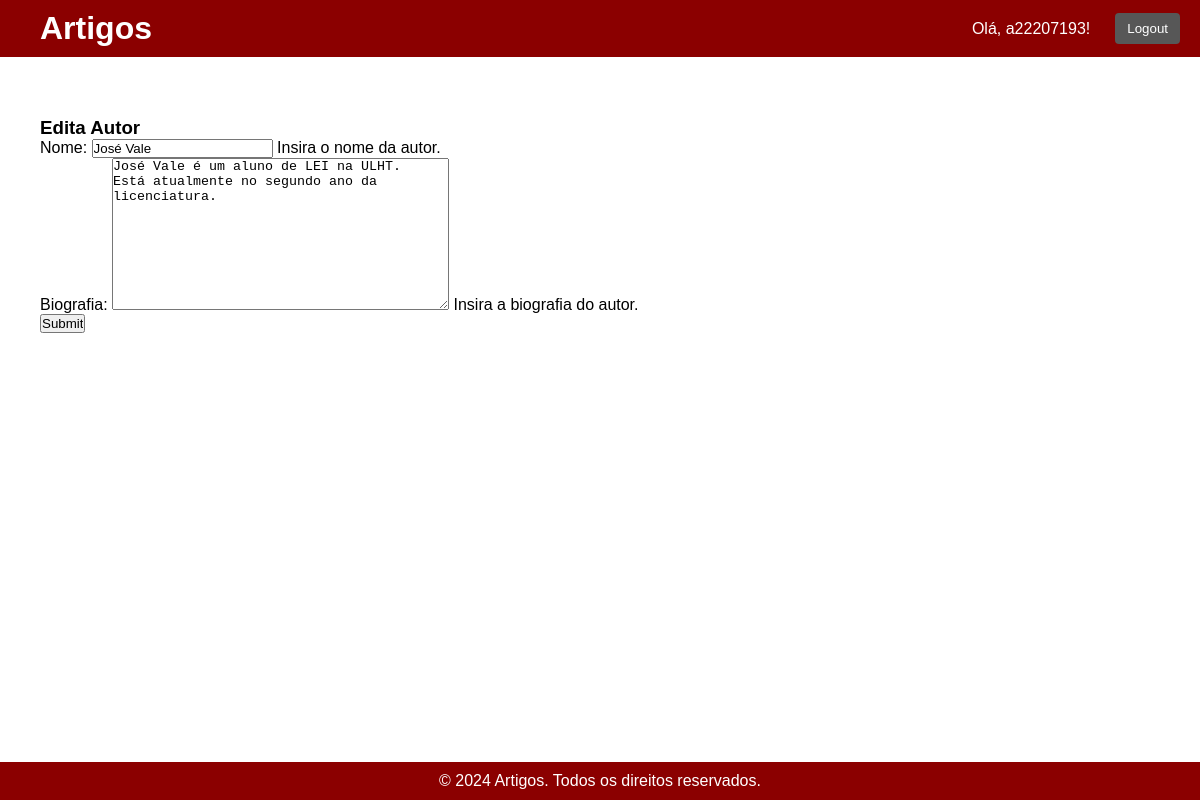
The app's page /articles/edita_autor/1/ (signed in) with its own data.
### articles/models.py (models this page shows, shortened)
class Author(models.Model):
    name = models.CharField(max_length=100)
    bio = models.TextField()

### articles/views.py (the view)
# urls.py: path('edita_autor/<int:author_id>/', views.edita_autor_view, name="edita_autor_url"),
@group_required('Editor de Artigos', 'Admin')
def edita_autor_view(request, author_id):
    author = Author.objects.get(pk=author_id)
    if request.method == 'POST':
        form = authorForm(request.POST, request.FILES, instance=author)
        if form.is_valid():
            form.save()
            return redirect('articles:author_url', author.name)
    else:
        form = authorForm(instance=author)
    context = {'form': form, 'author': author}
    return render(request, 'articles/edita_autor.html', context)

### articles/forms.py
class authorForm(forms.ModelForm):
  class Meta:
    model = Author
    fields = '__all__'
    widgets = {
      'name': forms.TextInput(attrs={
          'placeholder':'Nome do autor',
      })
    }
    labels = {
        'name': 'Nome',
        'bio': 'Biografia',
    }
    help_texts = {
        'name': 'Insira o nome da autor.',
        'bio': 'Insira a biografia do autor.',
    }

### articles/views.py (called while the page is built)
def group_required(*group_names):
    def in_groups(user):
        if user.is_authenticated:
            if bool(user.groups.filter(name__in=group_names)) | user.is_superuser:
                return True
        raise PermissionDenied
    return user_passes_test(in_groups)

### articles/templates/articles/edita_autor.html (shortened to what this page needs)
{% extends 'articles/layout.html' %}
{% block content %}
    <h3>Edita Autor</h3>
    <form action="{% url 'articles:edita_autor_url' author.id %}" method="post" enctype='multipart/form-data'>
      {{ form.as_p }}
      <input type="submit">
    </form>
{% endblock %}

### articles/templates/articles/layout.html (shortened to what this page needs)
<html lang="pt">
<head>
    {% load static %}
    <link rel="stylesheet" href="{% static 'articles/styles.css' %}">
</head>
<body>
    <div class="wrapper">
        <header>
            <h1><a href="{% url 'articles:mainarticles_url' %}">Artigos</a></h1>
            <div id="user-links">
                {% if user.is_authenticated %}
                    <span>Olá, {{ user.username }}!</span>
                    <a href="{% url 'articles:logout' %}"><button>Logout</button></a>
                {% else %}
                    <a href="{% url 'articles:login' %}"><button>Login</button></a>
                    <a href="{% url 'articles:registo' %}"><button>Register</button></a>
                {% endif %}
            </div>
        </header>
        <main>
            {% block content %}
            {% endblock %}
        </main>
        <footer>
            <p>&copy; 2024 Artigos. Todos os direitos reservados.</p>
        </footer>
    </div>
</body>
</html>

### articles/static/articles/styles.css (style rules this page uses)
* { margin: 0; padding: 0; box-sizing: border-box; }
body, html { font-family: 'Montserrat', sans-serif; height: 100%; }
.wrapper { display: flex; flex-direction: column; min-height: 100vh; }
header { background-color: #8b0000; color: white; padding: 10px 20px; display: flex; justify-content: space-between; align-items: center; }
header h1 { margin: 0; }
header h1 a { text-decoration: none; color: white; }
#user-links { display: flex; align-items: center; }
#user-links span { margin-right: 15px; }
#user-links button { background-color: #575757; color: white; border: none; padding: 8px 12px; border-radius: 4px; cursor: pointer; margin-left: 10px; }
main { flex: 1; padding: 20px; display: flex; flex-direction: column; align-items: flex-start; }
footer { background-color: #8b0000; color: white; text-align: center; padding: 10px 20px; position: relative; width: 100%; bottom: 0; }
h3 { margin-top: 20px; }
@media (min-width: 600px) { main { padding: 40px; } }
@media (min-width: 600px) { header h1 { margin-left: 20px; } }
@media (min-width: 768px) { header { justify-content: space-between; } }

### records on screen
Author: name "José Vale", bio "José Vale é um aluno de LEI na ULHT. Está atualmente no segundo ano da licenciatura."

### other values on screen
{{ user.username }} "a22207193"
